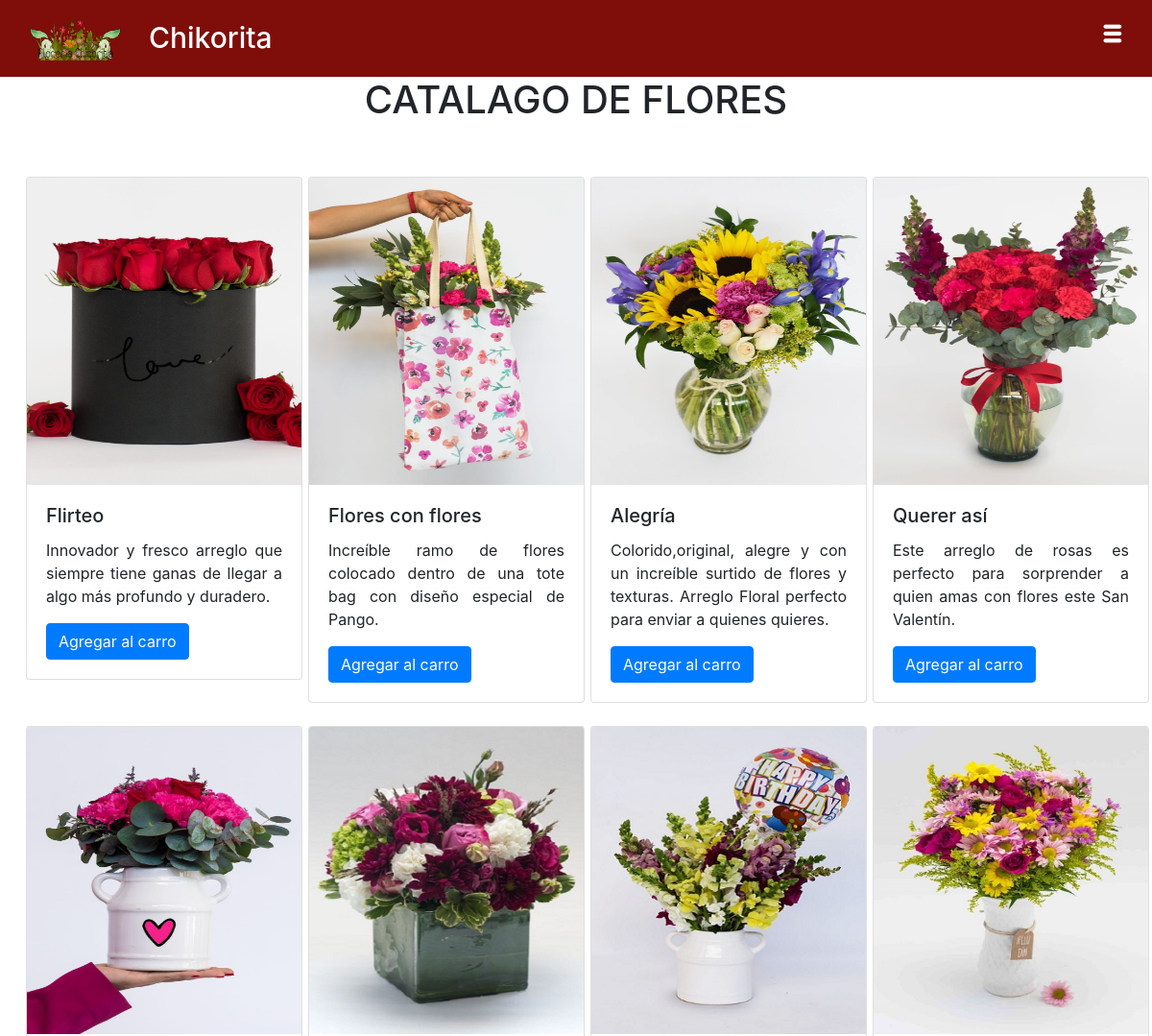
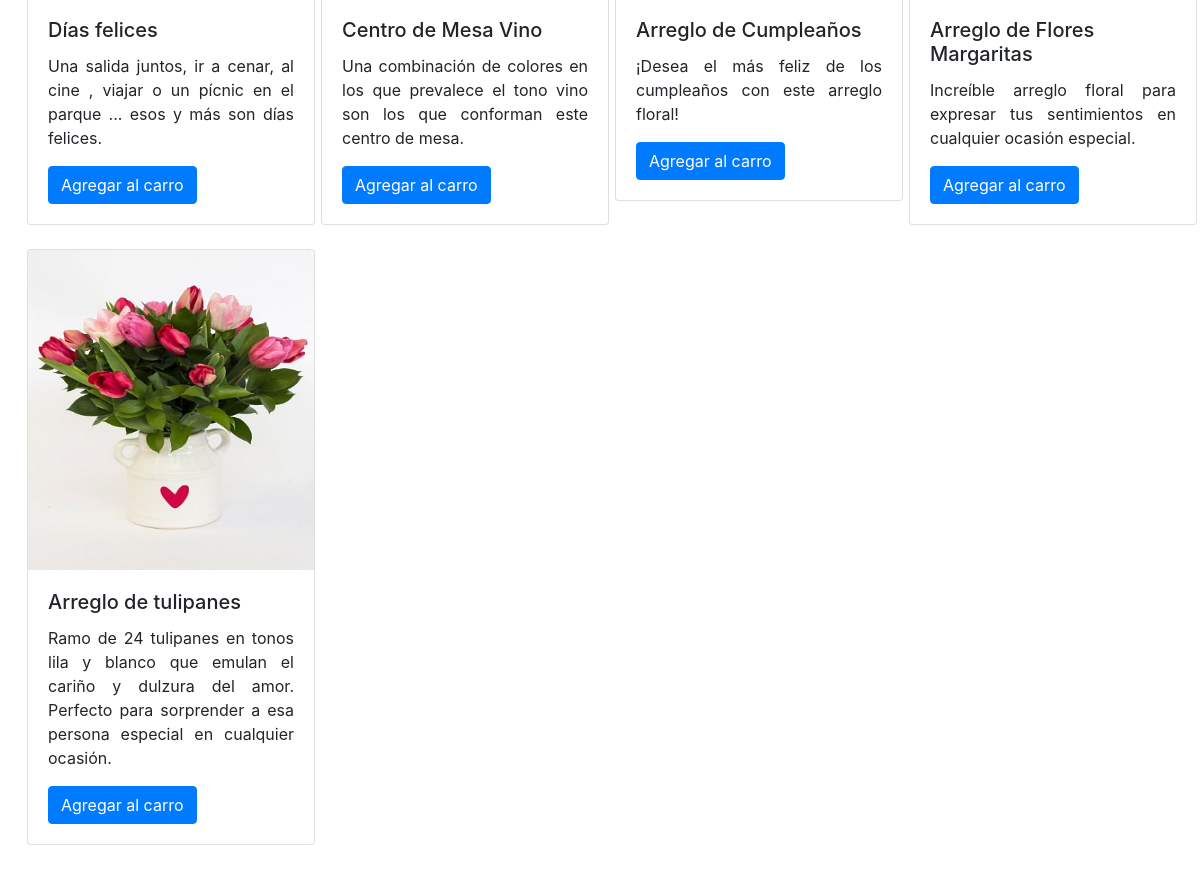
Page /verFlores/ on the committed database (2 pictures, top to bottom).
### users/models.py (models this page shows, shortened)
class Inventario(models.Model):
	nombre = models.CharField(max_length=250,blank=False, null=False)
	descripcion = models.CharField(max_length=250,blank=False, null=False)
	stock = models.IntegerField(blank=False, null=False)
	precio = models.IntegerField(blank=False, null=False)
	flor_pic = models.CharField(max_length=250,null=True, blank=True)

### floreria_chicorita/views.py (the view)
# urls.py: path('verFlores/', verFlores, name="verFlores"),
def verFlores(request):
	flores = Inventario.objects.all()
	return render(request,"verflores.html",{'flores':flores})

### templates/verflores.html (shortened to what this page needs)
{%extends "base.html"%}
{% load static %}
{%block contenido-body%}
	<div class="container" style="margin-top: 80px;">
		<div class="row justify-content-center">
			<h1>CATALAGO DE FLORES</h1>
		</div>
		<div class="row mt-5">
			{% for flor in flores %}
				<div class="col-sm-6 col-md-4 col-lg-3" style="width:49%">
					<div class="card mb-4" style="width: 18rem;">
						<img src="{% static 'img/arreglos/' %}{{flor.flor_pic}}" class="card-img-top" alt="{{flor.nombre}}" style="height: 20rem;">
						<div class="card-body">
							<h5 class="card-title">{{flor.nombre}}</h5>
							<p class="card-text text-justify">{{flor.descripcion}}</p>
							{% if user.is_authenticated %}
								<a href="#" data-toggle="modal" data-target="#modalAgregarCarrito" class="btn btn-primary" data-idUsuario="{{user.id}}" data-idArreglo="{{flor.id}}" data-precio="{{flor.precio}}" data-nombreFlor="{{flor.nombre}}">Agregar al carro</a>
							{% else %}
								<a href="#" data-toggle="modal" data-target="#modalIniciaSesion" class="btn btn-primary">Agregar al carro</a>
							{% endif %}
						</div>
					</div>
				</div>
			{% endfor %}
		</div>
	</div>
{%endblock%}

### static/css/standar.css (style rules this page uses)
* { margin: 0; padding: 0; box-sizing: border-box; }
body { background: #C33C54; }
.container { width: 98%; margin: auto; max-width: inherit!IMPORTANT; }
.container img { margin-right: 20px; }
h1 { float: left; }

### static/css/welcome/welcome.css (style rules this page uses)
body { background: #fff; }

### rows in the picture
Inventario: flor_pic (picture), nombre "Flirteo", descripcion "Innovador y fresco arreglo que siempre tiene ganas de llegar a algo más profundo y duradero."
Inventario: flor_pic (picture), nombre "Flores con flores", descripcion "Increíble ramo de flores colocado dentro de una tote bag con diseño especial de Pango."
Inventario: flor_pic (picture), nombre "Alegría", descripcion "Colorido,original, alegre y con un increíble surtido de flores y texturas. Arreglo Floral perfecto para enviar a quienes quieres."
Inventario: flor_pic (picture), nombre "Querer así", descripcion "Este arreglo de rosas es perfecto para sorprender a quien amas con flores este San Valentín."
Inventario: flor_pic (picture), nombre "Días felices", descripcion "Una salida juntos, ir a cenar, al cine , viajar o un pícnic en el parque ... esos y más son días felices."
Inventario: flor_pic (picture), nombre "Centro de Mesa Vino", descripcion "Una combinación de colores en los que prevalece el tono vino son los que conforman este centro de mesa."
Inventario: flor_pic (picture), nombre "Arreglo de Cumpleaños", descripcion "¡Desea el más feliz de los cumpleaños con este arreglo floral!"
Inventario: flor_pic (picture), nombre "Arreglo de Flores Margaritas", descripcion "Increíble arreglo floral para expresar tus sentimientos en cualquier ocasión especial."
Inventario: flor_pic (picture), nombre "Arreglo de tulipanes", descripcion "Ramo de 24 tulipanes en tonos lila y blanco que emulan el cariño y dulzura del amor. Perfecto para sorprender a esa persona especial en cualquier ocasión."
